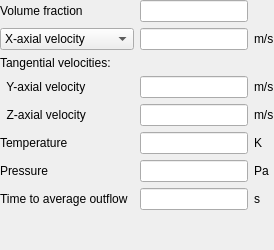
              <widget class="QWidget" name="page_fluid_mo">
               <layout class="QVBoxLayout" name="verticalLayout_5">
                <property name="leftMargin">
                 <number>0</number>
                </property>
                <property name="topMargin">
                 <number>0</number>
                </property>
                <property name="rightMargin">
                 <number>0</number>
                </property>
                <property name="bottomMargin">
                 <number>0</number>
                </property>
                <item>
                 <widget class="QFrame" name="frame_fluid_outflow">
                  <property name="frameShape">
                   <enum>QFrame::NoFrame</enum>
                  </property>
                  <property name="frameShadow">
                   <enum>QFrame::Plain</enum>
                  </property>
                  <layout class="QGridLayout" name="gridLayout_14">
                   <property name="leftMargin">
                    <number>0</number>
                   </property>
                   <property name="topMargin">
                    <number>0</number>
                   </property>
                   <property name="rightMargin">
                    <number>0</number>
                   </property>
                   <property name="bottomMargin">
                    <number>0</number>
                   </property>
                   <item row="4" column="0">
                    <widget class="QLabel" name="label_fluid_tangential_velocity_2_3">
                     <property name="text">
                      <string>  Z-axial velocity</string>
                     </property>
                    </widget>
                   </item>
                   <item row="0" column="1">
                    <widget class="LineEdit" name="lineedit_keyword_bc_ep_g_3_args_BC">
                     <property name="readOnly">
                      <bool>true</bool>
                     </property>
                    </widget>
                   </item>
                   <item row="0" column="0">
                    <widget class="QLabel" name="label_bc_ep_g_3">
                     <property name="text">
                      <string>Volume fraction</string>
                     </property>
                    </widget>
                   </item>
                   <item row="1" column="1">
                    <widget class="LineEdit" name="lineedit_fluid_outflow"/>
                   </item>
                   <item row="1" column="2">
                    <widget class="QLabel" name="label_fluid_outflow_units">
                     <property name="text">
                      <string>m/s</string>
                     </property>
                    </widget>
                   </item>
                   <item row="2" column="0">
                    <widget class="QLabel" name="label_fluid_tangential_velocities_3">
                     <property name="font">
                      <font>
                       <weight>50</weight>
                       <bold>false</bold>
                      </font>
                     </property>
                     <property name="text">
                      <string>Tangential velocities:</string>
                     </property>
                    </widget>
                   </item>
                   <item row="3" column="0">
                    <widget class="QLabel" name="label_fluid_tangential_velocity_1_3">
                     <property name="text">
                      <string>  Y-axial velocity</string>
                     </property>
                    </widget>
                   </item>
                   <item row="6" column="0">
                    <widget class="QLabel" name="label_bc_p_g_3">
                     <property name="text">
                      <string>Pressure</string>
                     </property>
                    </widget>
                   </item>
                   <item row="3" column="1">
                    <widget class="LineEdit" name="lineedit_fluid_tangential_velocity_1_3"/>
                   </item>
                   <item row="4" column="1">
                    <widget class="LineEdit" name="lineedit_fluid_tangential_velocity_2_3"/>
                   </item>
                   <item row="3" column="2">
                    <widget class="QLabel" name="label_fluid_tangential_velocity_1_3_units">
                     <property name="text">
                      <string>m/s</string>
                     </property>
                    </widget>
                   </item>
                   <item row="5" column="1">
                    <widget class="LineEdit" name="lineedit_keyword_bc_t_g_3_args_BC"/>
                   </item>
                   <item row="4" column="2">
                    <widget class="QLabel" name="label_solids_tangential_velocity_2_3_units">
                     <property name="text">
                      <string>m/s</string>
                     </property>
                    </widget>
                   </item>
                   <item row="5" column="0">
                    <widget class="QLabel" name="label_bc_t_g_3">
                     <property name="text">
                      <string>Temperature</string>
                     </property>
                    </widget>
                   </item>
                   <item row="6" column="1">
                    <widget class="LineEdit" name="lineedit_keyword_bc_p_g_3_args_BC"/>
                   </item>
                   <item row="5" column="2">
                    <widget class="QLabel" name="label_bc_t_g_units_3">
                     <property name="text">
                      <string>K</string>
                     </property>
                    </widget>
                   </item>
                   <item row="6" column="2">
                    <widget class="QLabel" name="label_bc_p_g_units_3">
                     <property name="text">
                      <string>Pa</string>
                     </property>
                    </widget>
                   </item>
                   <item row="7" column="1">
                    <widget class="LineEdit" name="lineedit_bc_dt_0"/>
                   </item>
                   <item row="1" column="0">
                    <widget class="QStackedWidget" name="stackedwidget_fluid_outflow">
                     <property name="sizePolicy">
                      <sizepolicy hsizetype="Preferred" vsizetype="Maximum">
                       <horstretch>0</horstretch>
                       <verstretch>0</verstretch>
                      </sizepolicy>
                     </property>
                     <property name="currentIndex">
                      <number>0</number>
                     </property>
                     <widget class="QWidget" name="subpage_fluid_outflow_MO">
                      <property name="sizePolicy">
                       <sizepolicy hsizetype="Preferred" vsizetype="Minimum">
                        <horstretch>0</horstretch>
                        <verstretch>0</verstretch>
                       </sizepolicy>
                      </property>
                      <layout class="QGridLayout" name="gridLayout_15">
                       <property name="leftMargin">
                        <number>0</number>
                       </property>
                       <property name="topMargin">
                        <number>0</number>
                       </property>
                       <property name="rightMargin">
                        <number>0</number>
                       </property>
                       <property name="bottomMargin">
                        <number>0</number>
                       </property>
                       <item row="0" column="0">
                        <widget class="ComboBox" name="combobox_fluid_outflow_type">
                         <property name="sizePolicy">
                          <sizepolicy hsizetype="Preferred" vsizetype="Minimum">
                           <horstretch>0</horstretch>
                           <verstretch>0</verstretch>
                          </sizepolicy>
                         </property>
                         <property name="font">
                          <font>
                           <weight>50</weight>
                           <bold>false</bold>
                          </font>
                         </property>
                         <item>
                          <property name="text">
                           <string>X-axial velocity</string>
                          </property>
                         </item>
                         <item>
                          <property name="text">
                           <string>Volumetric flowrate</string>
                          </property>
                         </item>
                         <item>
                          <property name="text">
                           <string>Mass flowrate</string>
                          </property>
                         </item>
                        </widget>
                       </item>
                      </layout>
                     </widget>
                     <widget class="QWidget" name="subpage_fluid_outflow_CG_MO">
                      <layout class="QGridLayout" name="gridLayout_16">
                       <property name="leftMargin">
                        <number>0</number>
                       </property>
                       <property name="topMargin">
                        <number>0</number>
                       </property>
                       <property name="rightMargin">
                        <number>0</number>
                       </property>
                       <property name="bottomMargin">
                        <number>0</number>
                       </property>
                       <item row="0" column="0">
                        <widget class="QLabel" name="label_bc_u_g_3">
                         <property name="text">
                          <string>X-axial velocity</string>
                         </property>
                        </widget>
                       </item>
                      </layout>
                     </widget>
                    </widget>
                   </item>
                   <item row="7" column="0">
                    <widget class="QLabel" name="label_bc_dt_0">
                     <property name="text">
                      <string>Time to average outflow</string>
                     </property>
                    </widget>
                   </item>
                   <item row="7" column="2">
                    <widget class="QLabel" name="label_bc_dt_0_units">
                     <property name="text">
                      <string>s</string>
                     </property>
                    </widget>
                   </item>
                  </layout>
                 </widget>
                </item>
                <item>
                 <spacer name="verticalSpacer_4">
                  <property name="orientation">
                   <enum>Qt::Vertical</enum>
                  </property>
                  <property name="sizeHint" stdset="0">
                   <size>
                    <width>20</width>
                    <height>40</height>
                   </size>
                  </property>
                 </spacer>
                </item>
               </layout>
              </widget>
